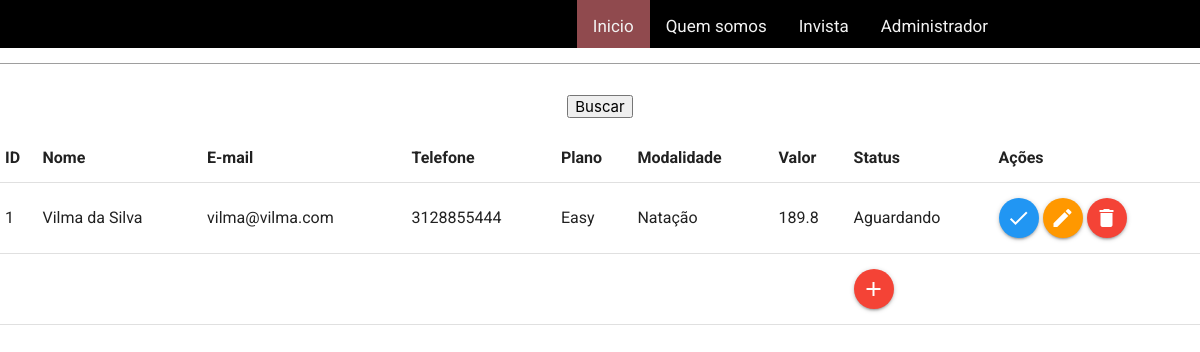
The page /GestaoMatriculas.php on the database its author committed.
### tables this page shows
CREATE TABLE IF NOT EXISTS `matriculas` (
  `IdMatriculas` int(11) NOT NULL AUTO_INCREMENT,
  `Nome` varchar(150) DEFAULT NULL,
  `Cpf` varchar(15) DEFAULT NULL,
  `DataNasc` date DEFAULT NULL,
  `Sexo` varchar(45) DEFAULT NULL,
  `Email` varchar(100) DEFAULT NULL,
  `Telefone` varchar(45) DEFAULT NULL,
  `Plano` varchar(45) DEFAULT NULL,
  `Valor` float DEFAULT NULL,
  `Modalidade` varchar(45) DEFAULT NULL,
  `Status` enum('Aguardando','Ativo','Pausado','Suspenso') DEFAULT 'Aguardando',
  PRIMARY KEY (`IdMatriculas`)
);

### GestaoMatriculas.php (the view, shortened to what this page needs)
<?php
   require 'Matricula.class.php';
  $filtro=$_GET['buscar'];
   $pagina=1;
       $qnt_result_pg = 10;
       $inicio = ($pagina * $qnt_result_pg) - $qnt_result_pg;
      $query_Matricula ="SELECT IdMatriculas, Nome, Email, Telefone, Plano, Modalidade, Valor, Status  FROM matriculas $filtro ORDER BY IdMatriculas DESC LIMIT $inicio,$qnt_result_pg";
       $result_Matricula = $pdo->prepare($query_Matricula);
       $result_Matricula->execute();
       $dados ="<div class='table-responsive'>
                   <table class='table table-striped'>
                           <thead>
                               <tr>
                                   <th>ID</th>
                                   <th>Nome</th>
                                   <th>E-mail</th>
                                   <th>Telefone</th>
                                   <th>Plano</th>
                                   <th>Modalidade</th>
                                   <th>Valor</th>
                                   <th>Status</th>
                                   <th>Ações</th>
                               </tr>
                           </thead>
                           <tbody>";
       while ($row_Matricula = $result_Matricula->fetch(\PDO::FETCH_ASSOC)){
           extract($row_Matricula);
           $dados .="<tr>
                           <td>$IdMatriculas</td>
                           <td>$Nome</td>
                           <td>$Email</td>
                           <td>$Telefone</td>
                           <td>$Plano</td>
                           <td>$Modalidade</td>
                           <td>$Valor</td>
                           <td>$Status</td>
                           <td colspan='3'><a href='MudarStatusMatricula.php?id=$IdMatriculas&status=$Status' onclick='funcao1($Nome)' class='btn-floating blue' onclick='funcao1($Nome)'><i class='material-icons'>check</i></a>
                                           <a href='editarcadastro.php?id=$IdMatriculas' class='btn-floating orange'><i class='material-icons'>edit</i></a>
                                           <a href='DeletarMatricula.php?id=$IdMatriculas' class='btn-floating red modal-trigger'><i class='material-icons'>delete</i></a>
                   </tr>";
       }
       $dados .="<tr><td colspan='7'></td><td><a href='editarcadastro.php' class='btn-floating red modal-trigger'><i class='material-icons'>add</i></a></td></tr>
       </tbody>
               </table>
           </div>";
       $dados .='</ul></nav>';
       $conteudo = $dados;
?>
<html lang="en">
<head>
    <link rel="stylesheet" href="teste02.css"/>
   <link rel="stylesheet" href="https://cdnjs.cloudflare.com/ajax/libs/materialize/1.0.0/css/materialize.min.css">
</head>
<body>
<header class="topnav" id="myTopnav">
   <div class="navlist" id="navlist">
       <a class="cursor0" href="#home">&nbsp</a>
       <a class="navoption active"   onclick="redirectToForm('index.php')"  href="#home">Inicio  </a>
       <a class="navoption"  onclick="redirectToForm('quemsomos.html')" href="#news">Quem somos</a>
       <a class="navoption"   onclick="redirectToForm('invista.html')" href="#contact">Invista</a>
       <a class="navoption"   onclick="redirectToForm('ADM.php')" href="#contact">Administrador</a>
       <a class="navoption" href="#about"> </a>
       <a class="navoption" href="#about"> </a>
   </div>
</header>
<center>
<form action="GestaoMatriculas.php">
                        <label>Buscar</label>
                        <input type="text" name="buscar"><br><br>
                       <button type="submit" id="btnbuscar">Buscar</button>
                    </form>
                    <?php echo $conteudo; ?>
</center>
</body>
</html>

### teste02.css (style rules this page uses)
body { margin: 0; font-family: 'Roboto', sans-serif; min-width: 250px; overflow-x: hidden; }
@media screen and (min-width: 800px) { header { padding-left: 11%; padding-right: 11%; } }
body { margin: 0; font-family: 'Roboto', sans-serif; overflow-x: hidden; padding: 0; }
header { position: fixed; width: 100%; height: 48px; top: 0; background-color: #000000; z-index: 1000; }
.topnav { overflow: hidden; background-color: #000000; }
.topnav .navlist { float: right; }
.navlist { transition: transform 5s; }
.navlist a { float: left; display: block; color: #f2f2f2; text-align: center; padding: 14px 16px; text-decoration: none; font-size: 17px; }
.active { background-color: #904A4E; color: white; }
.cursor0 { cursor: default; }
.navlist a:not(.icon) { display: block; transition: transform 2s, opacity 1s, visibility 1s; }

### rows shown on the page
matriculas: IdMatriculas "1", Nome "Vilma da Silva", Email "vilma@vilma.com", Telefone "3128855444", Plano "Easy", Modalidade "Natação", Valor "189.8", Status "Aguardando"
